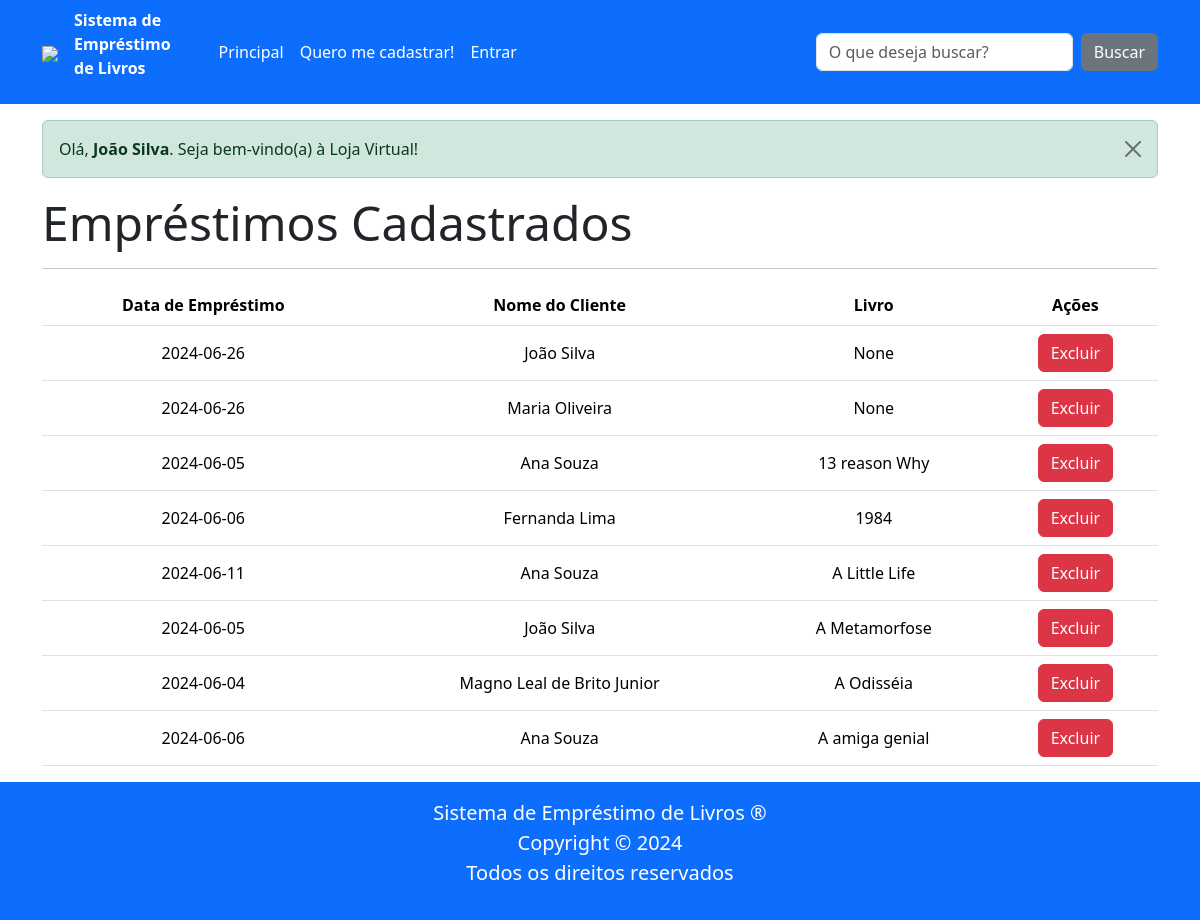
/emprestimos (signed in), run on the app's committed database.
### tables this page shows
CREATE TABLE cliente (
        id INTEGER PRIMARY KEY AUTOINCREMENT,
        nome TEXT NOT NULL,
        cpf TEXT NOT NULL UNIQUE,
        data_nascimento DATE NOT NULL,
        endereco TEXT NOT NULL,
        telefone TEXT NOT NULL UNIQUE,
        email TEXT NOT NULL UNIQUE,
        senha TEXT NOT NULL,
        admin INTEGER NOT NULL DEFAULT 0,
        token TEXT);

CREATE TABLE emprestimo (
    id INTEGER PRIMARY KEY AUTOINCREMENT,
    cliente_id INTEGER NOT NULL,
    data_emprestimo DATE NOT NULL,
    FOREIGN KEY (cliente_id) REFERENCES cliente (id)
);

CREATE TABLE livro (
        id INTEGER PRIMARY KEY AUTOINCREMENT,
        nome TEXT NOT NULL,
        autor TEXT NOT NULL,
        descricao TEXT NOT NULL,
        isbn TEXT NOT NULL,
        emprestado BOOLEAN NOT NULL

        );

### routes/main_routes.py (the view)
@router.get("/emprestimos")
async def get_emprestimos(request: Request):
    lista_emprestimos = EmprestimoRepo.obter_todos()
    lista_livros = LivroRepo.obter_todos()
    lista_clientes = ClienteRepo.obter_todos()
    lista_emprestimos_livro = EmprestimoLivroRepo.obter_todos()
    lista_final = []
    for emprestimo in lista_emprestimos:
        cliente = ClienteRepo.obter_um(emprestimo.cliente_id)
        nome = cliente.nome
        print("----------> CLIENTE NOME", nome)
        livro_selecionado = None
        for elivro in lista_emprestimos_livro:
            if emprestimo.id == elivro.id:
                for livro in lista_livros:
                    if livro.id == elivro.emprestimo_id:
                        livro_selecionado = livro.nome
        lista_final.append([emprestimo.data_emprestimo,nome,livro_selecionado, emprestimo.id])
    print(lista_final)
    return templates.TemplateResponse(
        "emprestimos.html",
        {"request": request,
        "lista_final":lista_final
        },
    )

### templates/emprestimos.html (shortened to what this page needs)
{% extends "base.html" %}
{% block conteudo %}
<h1 class="display-5"><b>Empréstimos Cadastrados</b></h1>
<hr>
<table class="table">
    <thead>
        <tr>
            <th>Data de Empréstimo</th>
            <th>Nome do Cliente</th>
            <th>Livro</th>
            <th>Ações</th>
        </tr>
    </thead>
    <tbody>
        {% for emprestimo in lista_final %}
        <tr>
            <td>{{ emprestimo[0] }}</td>
            <td>{{ emprestimo[1] }}</td>
            <td>{{ emprestimo[2] }}</td>
            <td>
                <form action="/excluir_emprestimo/{{emprestimo[3]}}" method="get">
                    <button type="submit" class="btn btn-danger">Excluir</button>
                </form>
            </td>
        </tr>
        {% endfor %}
    </tbody>
</table>
{% endblock %}

### templates/message_success.html
<div class="alert alert-success alert-dismissible fade show" role="alert">
    {{ message_success|safe }}
    <button type="button" class="btn-close" data-bs-dismiss="alert" aria-label="Fechar"></button>
</div>

### static/css/estilos.css (style rules this page uses)
.table td, .table th { vertical-align: middle; text-align: center; white-space: nowrap; }

### data on the page
cliente: nome "Olá, João Silva . Seja bem-vindo(a) à Loja Virtual!", nome "João Silva" "João Silva"
emprestimo: data_emprestimo "2024-06-26"
emprestimo: data_emprestimo "2024-06-26"
cliente: nome "Maria Oliveira"
emprestimo: data_emprestimo "2024-06-05"
cliente: nome "Ana Souza" "Ana Souza" "Ana Souza"
livro: nome "13 reason Why"
emprestimo: data_emprestimo "2024-06-06"
cliente: nome "Fernanda Lima"
livro: nome "1984"
emprestimo: data_emprestimo "2024-06-11"
livro: nome "A Little Life"
emprestimo: data_emprestimo "2024-06-05"
livro: nome "A Metamorfose"
emprestimo: data_emprestimo "2024-06-04"
cliente: nome "Magno Leal de Brito Junior"
livro: nome "A Odisséia"
emprestimo: data_emprestimo "2024-06-06"
livro: nome "A amiga genial"

### other printed values
{{ emprestimo[2] }} "None" "None"
